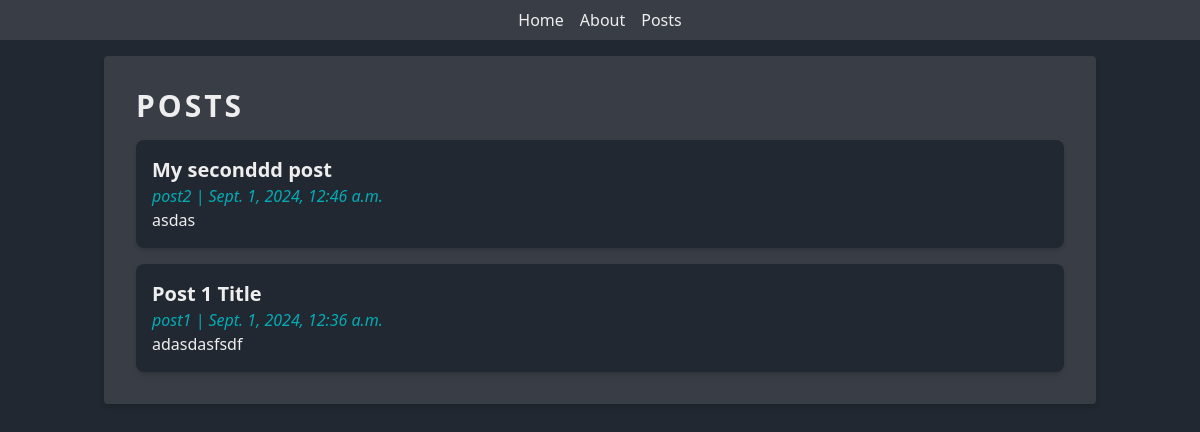
The app's page /posts/, older data.
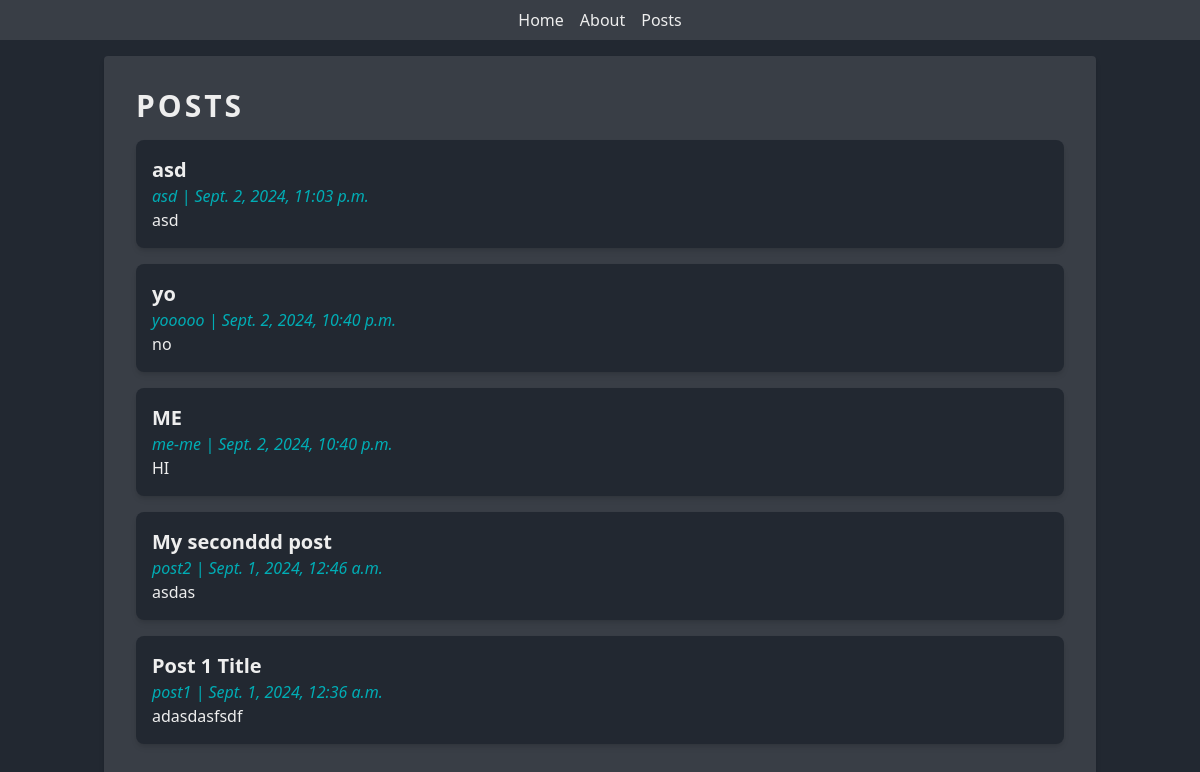
The same page, newer data.
### posts/models.py (models this page shows, shortened)
class Post(models.Model):
    title = models.CharField(max_length=255)
    body = models.TextField()
    slug = models.SlugField()
    created_at = models.DateTimeField(auto_now_add=True)
    updated_at = models.DateTimeField(auto_now=True)
    banner = models.ImageField(default="fallback.png", blank=True)

### posts/views.py (the view)
# urls.py: path("posts/", include("posts.urls")),
def posts(request: HttpRequest) -> HttpResponse:
    return render(
        request,
        "posts/posts_list.html",
        {
            "posts": Post.objects.all().order_by("created_at").reverse(),
        },
    )

### posts/templates/posts/posts_list.html (shortened to what this page needs)
{% extends "layout.html" %}
{% block content %}
<div class="container mx-auto p-4">
    <h1 class="text-3xl font-bold uppercase tracking-widest">Posts</h1>
    {% for post in posts %}
        <article class="mt-4 p-4 bg-darkest rounded-lg shadow-md" onclick="location.href='{% url 'posts:page' slug=post.slug %}'">
            <h2 class="text-xl font-bold">{{ post.title }}</h2>
            <i class="text-secondary">{{ post.slug }} | {{ post.created_at }}</i>
            <p>{{ post.body | truncatechars:200 }}</p>
        </article>
    {% endfor %}
</div>
{% endblock content %}

### templates/layout.html (shortened to what this page needs)
{% load static %}
<!DOCTYPE html>
<html lang="en">
<head>
    <link rel="stylesheet" href="{% static 'css/styles.css' %}">
</head>
<body class="bg-darkest text-light">
    <nav class="bg-dark px-4 py-2">
        <ul class="flex justify-center space-x-4">
            <a href="{% url 'home' %}" class="hover:text-secondary">Home</a>
            <a href="{% url 'about' %}" class="hover:text-secondary">About</a>
            <a href="{% url 'posts:list' %}" class="hover:text-secondary">Posts</a>
        </ul>
    </nav>
    <main class="container mx-auto p-4">
        <div class="bg-dark shadow-md rounded p-4">
            {% block content %}
            {% endblock content %}
        </div>
    </main>
</body>
</html>

### static/css/styles.css (style rules this page uses)
*,:after,:before { box-sizing:border-box;border:0 solid #e5e7eb }
:after,:before { --tw-content:"" }
:host,html { line-height:1.5;-webkit-text-size-adjust:100%;-moz-tab-size:4;-o-tab-size:4;tab-size:4;font-family:ui-sans-serif,system-ui,sans-serif,Apple Color Emoji,Segoe UI Emoji,Segoe UI Symbol,Noto Color Emoji;font-feature-settings:normal;font-variation-settings:normal;-webkit-tap-highlight-color:transparent }
body { margin:0;line-height:inherit }
h1,h2,h3,h4,h5,h6 { font-size:inherit;font-weight:inherit }
a { color:inherit;text-decoration:inherit }
blockquote,dd,dl,figure,h1,h2,h3,h4,h5,h6,hr,p,pre { margin:0 }
menu,ol,ul { list-style:none;margin:0;padding:0 }
*,:after,:before { --tw-border-spacing-x:0;--tw-border-spacing-y:0;--tw-translate-x:0;--tw-translate-y:0;--tw-rotate:0;--tw-skew-x:0;--tw-skew-y:0;--tw-scale-x:1;--tw-scale-y:1;--tw-pan-x: ;--tw-pan-y: ;--tw-pinch-zoom: ;--tw-scroll-snap-strictness:proximity;--tw-gradient-from-position: ;--tw-gradient-via-position: ;--tw-gradient-to-position: ;--tw-ordinal: ;--tw-slashed-zero: ;--tw-numeric-figure: ;--tw-numeric-spacing: ;--tw-numeric-fraction: ;--tw-ring-inset: ;--tw-ring-offset-width:0px;--tw-ring-offset-color:#fff;--tw-ring-color:rgba(59,130,246,.5);--tw-ring-offset-shadow:0 0 #0000;--tw-ring-shadow:0 0 #0000;--tw-shadow:0 0 #0000;--tw-shadow-colored:0 0 #0000;--tw-blur: ;--tw-brightness: ;--tw-contrast: ;--tw-grayscale: ;--tw-hue-rotate: ;--tw-invert: ;--tw-saturate: ;--tw-sepia: ;--tw-drop-shadow: ;--tw-backdrop-blur: ;--tw-backdrop-brightness: ;--tw-backdrop-contrast: ;--tw-backdrop-grayscale: ;--tw-backdrop-hue-rotate: ;--tw-backdrop-invert: ;--tw-backdrop-opacity: ;--tw-backdrop-saturate: ;--tw-backdrop-sepia: ;--tw-contain-size: ;--tw-contain-layout: ;--tw-contain-paint: ;--tw-contain-style: }
.container { width:100% }
@media (min-width:640px) { .container { max-width:640px } }
@media (min-width:768px) { .container { max-width:768px } }
@media (min-width:1024px) { .container { max-width:1024px } }
.mx-auto { margin-left:auto;margin-right:auto }
.mt-4 { margin-top:1rem }
.flex { display:flex }
.justify-center { justify-content:center }
.space-x-4>:not([hidden])~:not([hidden]) { --tw-space-x-reverse:0;margin-right:calc(1rem*var(--tw-space-x-reverse));margin-left:calc(1rem*(1 - var(--tw-space-x-reverse))) }
.rounded { border-radius:.25rem }
.rounded-lg { border-radius:.5rem }
.bg-dark { --tw-bg-opacity:1;background-color:rgb(57 62 70/var(--tw-bg-opacity)) }
.bg-darkest { --tw-bg-opacity:1;background-color:rgb(34 40 49/var(--tw-bg-opacity)) }
.p-4 { padding:1rem }
.px-4 { padding-left:1rem;padding-right:1rem }
.py-2 { padding-top:.5rem;padding-bottom:.5rem }
.text-3xl { font-size:1.875rem;line-height:2.25rem }
.text-xl { font-size:1.25rem;line-height:1.75rem }
.font-bold { font-weight:700 }
.uppercase { text-transform:uppercase }
.tracking-widest { letter-spacing:.1em }
.text-light { --tw-text-opacity:1;color:rgb(238 238 238/var(--tw-text-opacity)) }
.text-secondary { --tw-text-opacity:1;color:rgb(0 173 181/var(--tw-text-opacity)) }
.shadow-md { --tw-shadow:0 4px 6px -1px rgba(0,0,0,.1),0 2px 4px -2px rgba(0,0,0,.1);--tw-shadow-colored:0 4px 6px -1px var(--tw-shadow-color),0 2px 4px -2px var(--tw-shadow-color) }
.shadow-lg,.shadow-md { box-shadow:var(--tw-ring-offset-shadow,0 0 #0000),var(--tw-ring-shadow,0 0 #0000),var(--tw-shadow) }

Row changes from the older to the newer data that the page shows:
added Post: title "asd", slug "asd", created_at "Sept. 2, 2024, 11:03 p.m.", body "asd"
added Post: title "yo", slug "yooooo", created_at "Sept. 2, 2024, 10:40 p.m.", body "no"
added Post: title "ME", slug "me-me", created_at "Sept. 2, 2024, 10:40 p.m.", body "HI"
